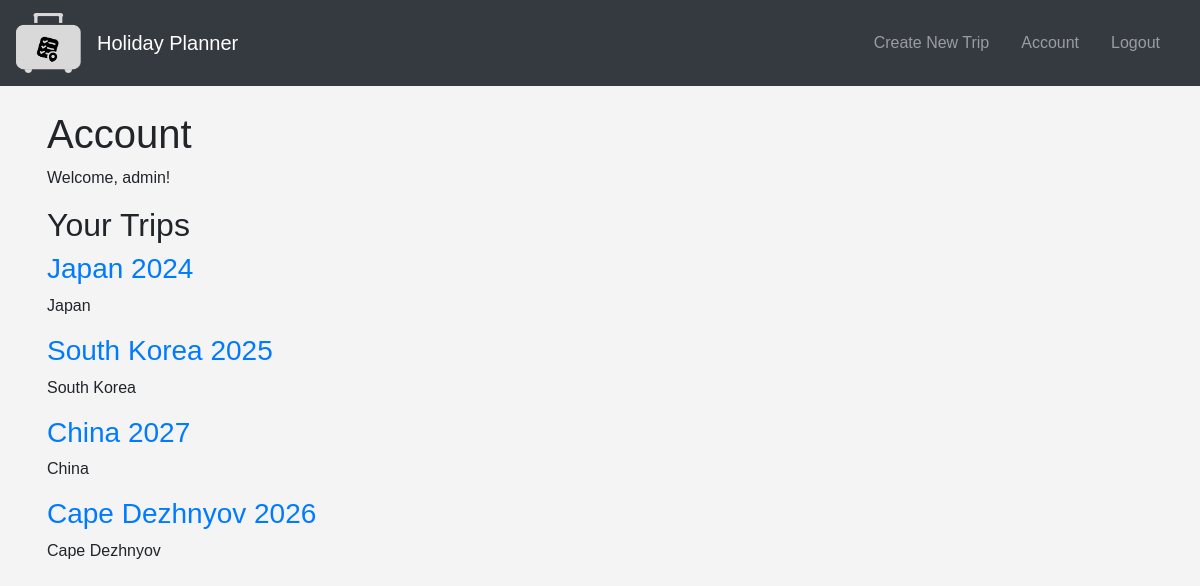
Page /account (signed in) on the earlier database version.
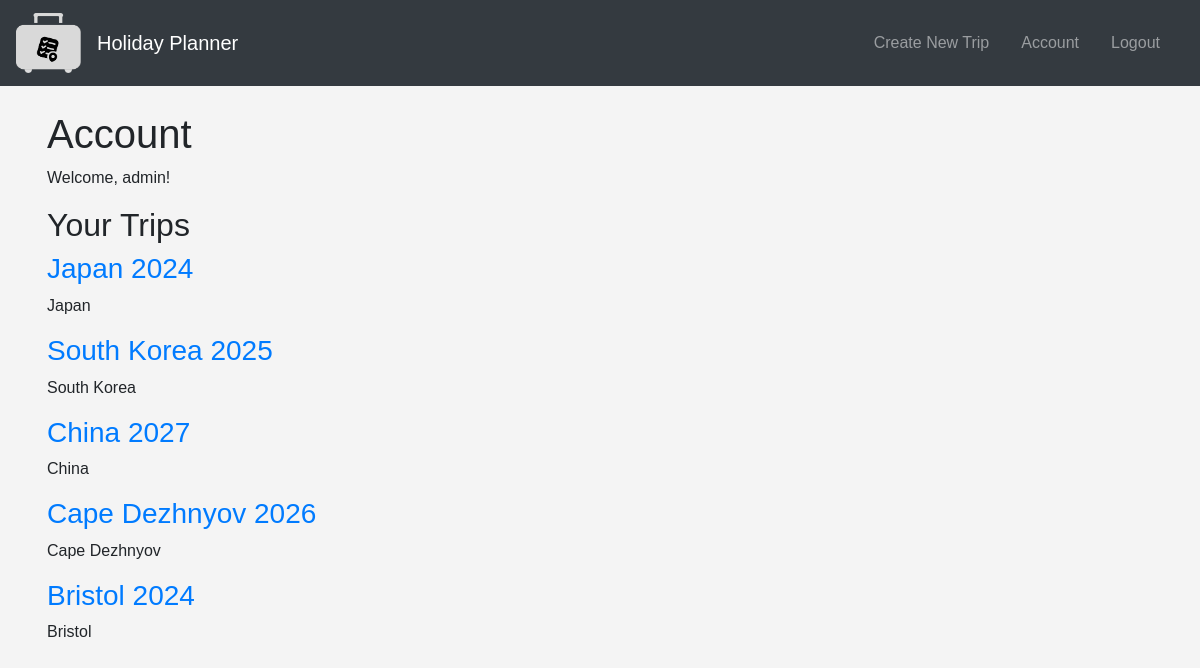
Same page on the later database version.
### models.py (models this page shows, shortened)
class Trip(db.Model):
    id = db.Column(db.Integer, primary_key=True)
    name = db.Column(db.String(100), nullable=False)
    date_posted = db.Column(db.DateTime, nullable=False, default=datetime.utcnow)
    destination = db.Column(db.String(100), nullable=False)
    photo_file = db.Column(db.String(20), nullable=False, default='default.jpg')
    latitude = db.Column(db.Float, nullable=False)
    longitude = db.Column(db.Float, nullable=False)
    start_date = db.Column(db.DateTime, nullable=False)
    user_id = db.Column(db.Integer, db.ForeignKey('user.id'), nullable=False)
    itineraries = db.relationship('Itinerary', backref='trip', lazy=True, cascade="all, delete-orphan")

### routes.py (the view)
@app.route('/account')
@login_required
def account():
    user_trips = Trip.query.filter_by(user_id=current_user.id).all()
    return render_template('account.html', title='Account', trips=user_trips)

### models.py (called while the page is built)
@login_manager.user_loader
def load_user(user_id):
    return User.query.get(int(user_id))

### templates/account.html
{% extends "base.html" %}
{% block content %}
<h1>Account</h1>
<p>Welcome, {{ current_user.username }}!</p>
<h2>Your Trips</h2>
{% for trip in trips %}
    <div>
        <h3><a href="{{ url_for('trip', trip_id=trip.id) }}">{{ trip.name }}</a></h3>
        <p>{{ trip.destination }}</p>
    </div>
{% endfor %}
{% endblock %}

Differences in the rows shown:
added Trip: name "Bristol 2024", destination "Bristol"
